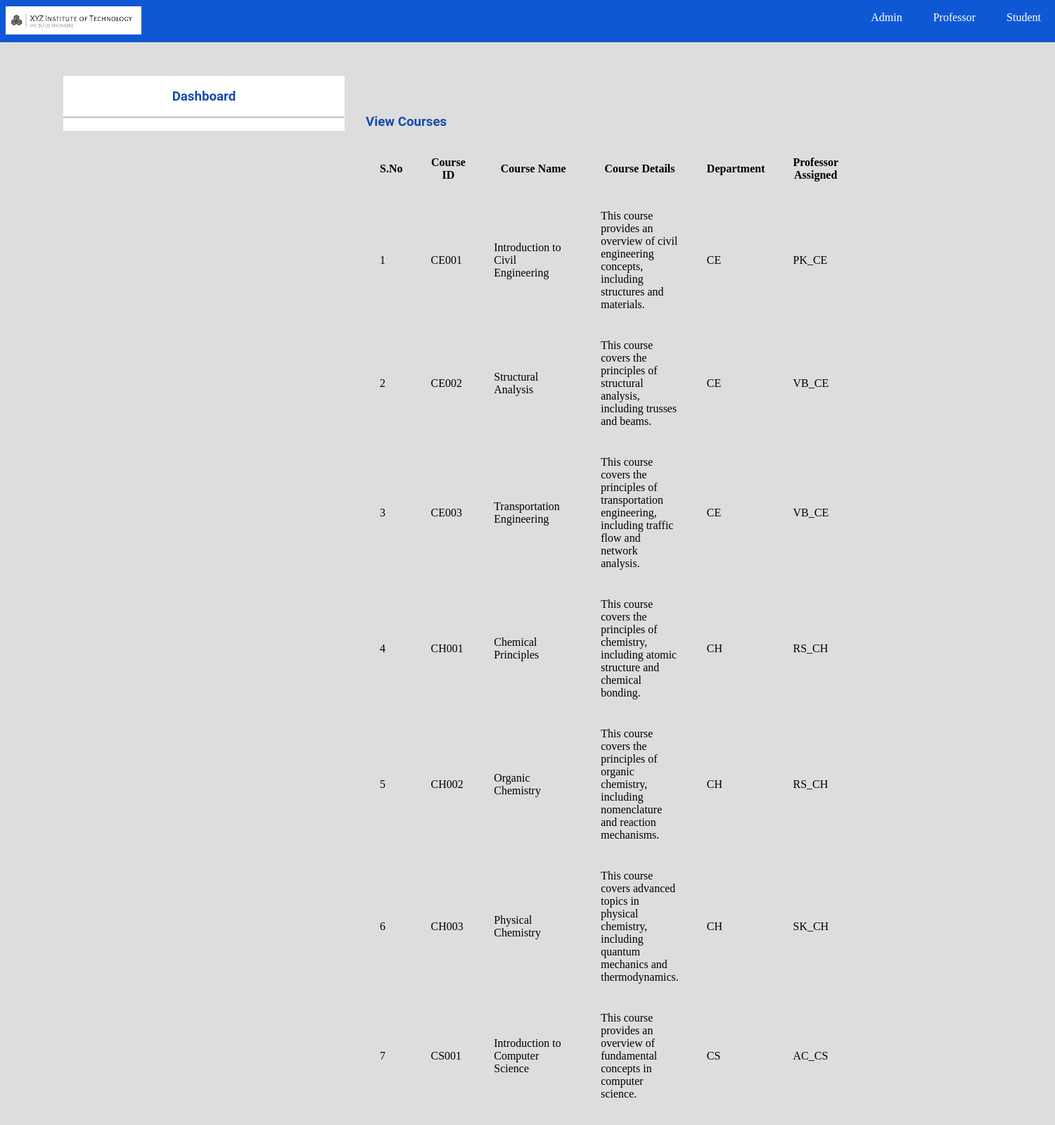
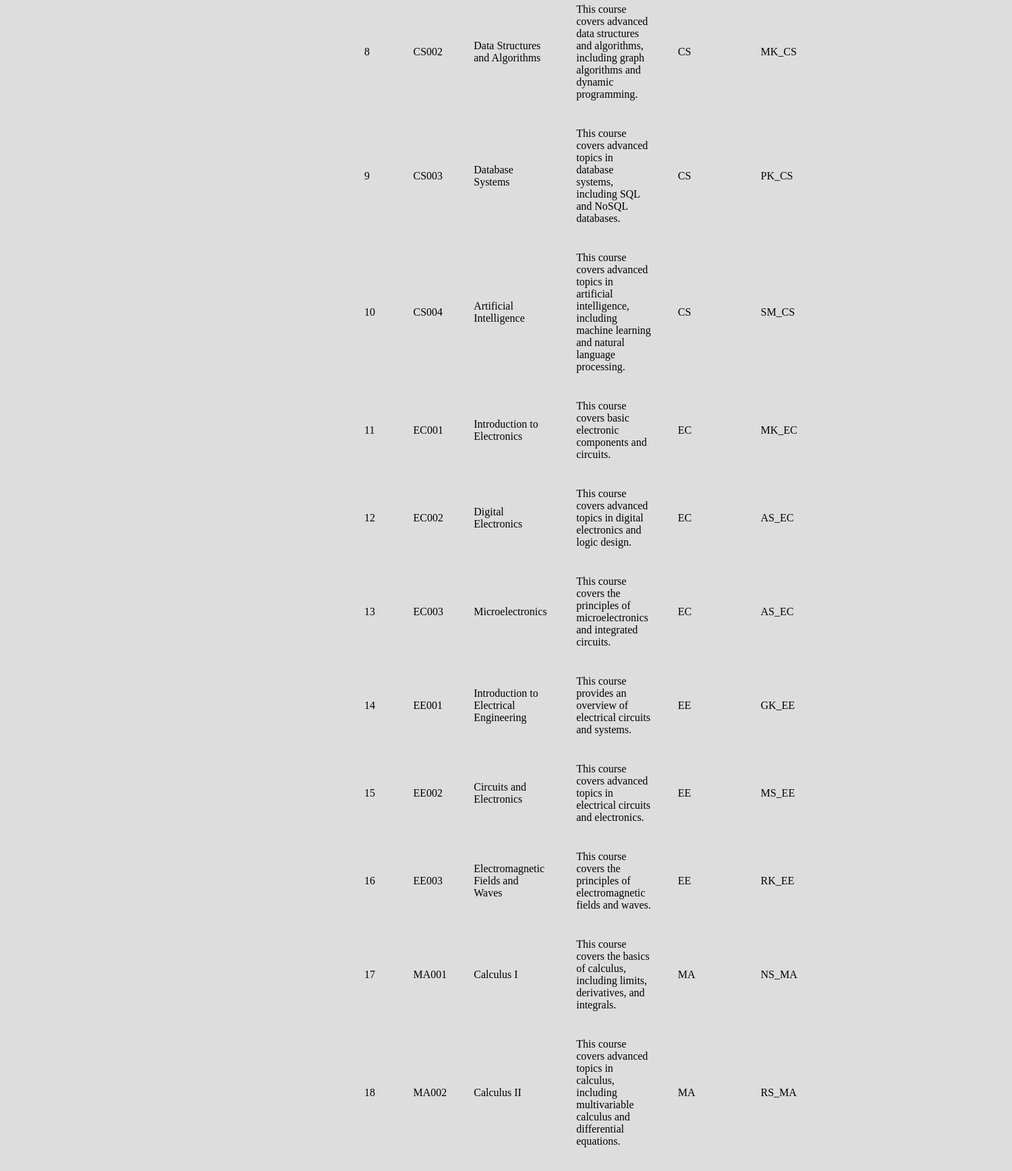
Page /view_course.php (upper part) on the committed database (2 pictures, top to bottom).
### tables this page shows
CREATE TABLE `course` (
  `course_ID` varchar(5) NOT NULL,
  `course_name` varchar(150) NOT NULL,
  `course_details` varchar(150) NOT NULL,
  `dept_ID` varchar(5) NOT NULL,
  `prof_ID` varchar(5) NOT NULL
);

### view_course.php (the view, shortened to what this page needs)
<?php
    include "database.php";
?>
<!DOCTYPE html>
<html>
    <head>
        <link rel="stylesheet" type="text/css" href="css/style.css">
    </head>
    <body>
        <?php include "navbar.php"; ?><br>
        <div id="section">
            <?php include "sidebar.php"; ?><br><br><br>
            <div class="content1">
                <h3>View Courses</h3><br>
                <table class="tablefull">
                    <tr>
                        <th>S.No</th>
                        <th>Course ID</th>
                        <th>Course Name</th>
                        <th>Course Details</th>
                        <th>Department</th>
                        <th>Professor Assigned</th>
                    </tr>
                    <?php
                        $sql = "select * from course";
                        $res = $db->query($sql);
                        if($res->num_rows > 0)
                        {
                            $i=0;
                            while($row=$res->fetch_assoc())
                            {
                                $i++;
                    ?>
                    <tr>
                        <td><?php echo $i; ?></td>
                        <td><?php echo $row["course_ID"]; ?></td>
                        <td><?php echo $row["course_name"]; ?></td>
                        <td><?php echo $row["course_details"]; ?></td>
                        <td><?php echo $row["dept_ID"]; ?></td>
                        <td><?php echo $row["prof_ID"]; ?></td>
                    </tr>
                    <?php
                            }
                        }
                        else
                        {
                    ?>
                    <tr>
                        <td colspan="6">No Courses Found!!</td>
                    </tr>
                    <?php
                        }
                    ?>
                </table>
            </div>
        </div>
    </body>
</html>

### css/style.css (style rules this page uses)
* { padding:0px; margin:0px; }
html { background:#dddddd; }
h1,h2,h3,h4,h5,h6,label { font-family:roboto; color:#174daa; }
.content1 { margin-top:30px; }
#section { height:auto; width:1400px; margin-left:90px; font-family:cambria; }
.content1 { margin-top:30px; height:auto; width:450px; float:left; }
tr,td,th { padding:20px; }
table { border-collapse:collapse; }

### rows in the picture
course: course_ID "CE001", course_name "Introduction to Civil Engineering", course_details "This course provides an overview of civil engineering concepts, including structures and materials.", dept_ID "CE", prof_ID "PK_CE"
course: course_ID "CE002", course_name "Structural Analysis", course_details "This course covers the principles of structural analysis, including trusses and beams.", dept_ID "CE", prof_ID "VB_CE"
course: course_ID "CE003", course_name "Transportation Engineering", course_details "This course covers the principles of transportation engineering, including traffic flow and network analysis.", dept_ID "CE", prof_ID "VB_CE"
course: course_ID "CH001", course_name "Chemical Principles", course_details "This course covers the principles of chemistry, including atomic structure and chemical bonding.", dept_ID "CH", prof_ID "RS_CH"
course: course_ID "CH002", course_name "Organic Chemistry", course_details "This course covers the principles of organic chemistry, including nomenclature and reaction mechanisms.", dept_ID "CH", prof_ID "RS_CH"
course: course_ID "CH003", course_name "Physical Chemistry", course_details "This course covers advanced topics in physical chemistry, including quantum mechanics and thermodynamics.", dept_ID "CH", prof_ID "SK_CH"
course: course_ID "CS001", course_name "Introduction to Computer Science", course_details "This course provides an overview of fundamental concepts in computer science.", dept_ID "CS", prof_ID "AC_CS"
course: course_ID "CS002", course_name "Data Structures and Algorithms", course_details "This course covers advanced data structures and algorithms, including graph algorithms and dynamic programming.", dept_ID "CS", prof_ID "MK_CS"
course: course_ID "CS003", course_name "Database Systems", course_details "This course covers advanced topics in database systems, including SQL and NoSQL databases.", dept_ID "CS", prof_ID "PK_CS"
course: course_ID "CS004", course_name "Artificial Intelligence", course_details "This course covers advanced topics in artificial intelligence, including machine learning and natural language processing.", dept_ID "CS", prof_ID "SM_CS"
course: course_ID "EC001", course_name "Introduction to Electronics", course_details "This course covers basic electronic components and circuits.", dept_ID "EC", prof_ID "MK_EC"
course: course_ID "EC002", course_name "Digital Electronics", course_details "This course covers advanced topics in digital electronics and logic design.", dept_ID "EC", prof_ID "AS_EC"
course: course_ID "EC003", course_name "Microelectronics", course_details "This course covers the principles of microelectronics and integrated circuits.", dept_ID "EC", prof_ID "AS_EC"
course: course_ID "EE001", course_name "Introduction to Electrical Engineering", course_details "This course provides an overview of electrical circuits and systems.", dept_ID "EE", prof_ID "GK_EE"
course: course_ID "EE002", course_name "Circuits and Electronics", course_details "This course covers advanced topics in electrical circuits and electronics.", dept_ID "EE", prof_ID "MS_EE"
course: course_ID "EE003", course_name "Electromagnetic Fields and Waves", course_details "This course covers the principles of electromagnetic fields and waves.", dept_ID "EE", prof_ID "RK_EE"
course: course_ID "MA001", course_name "Calculus I", course_details "This course covers the basics of calculus, including limits, derivatives, and integrals.", dept_ID "MA", prof_ID "NS_MA"
course: course_ID "MA002", course_name "Calculus II", course_details "This course covers advanced topics in calculus, including multivariable calculus and differential equations.", dept_ID "MA", prof_ID "RS_MA"
